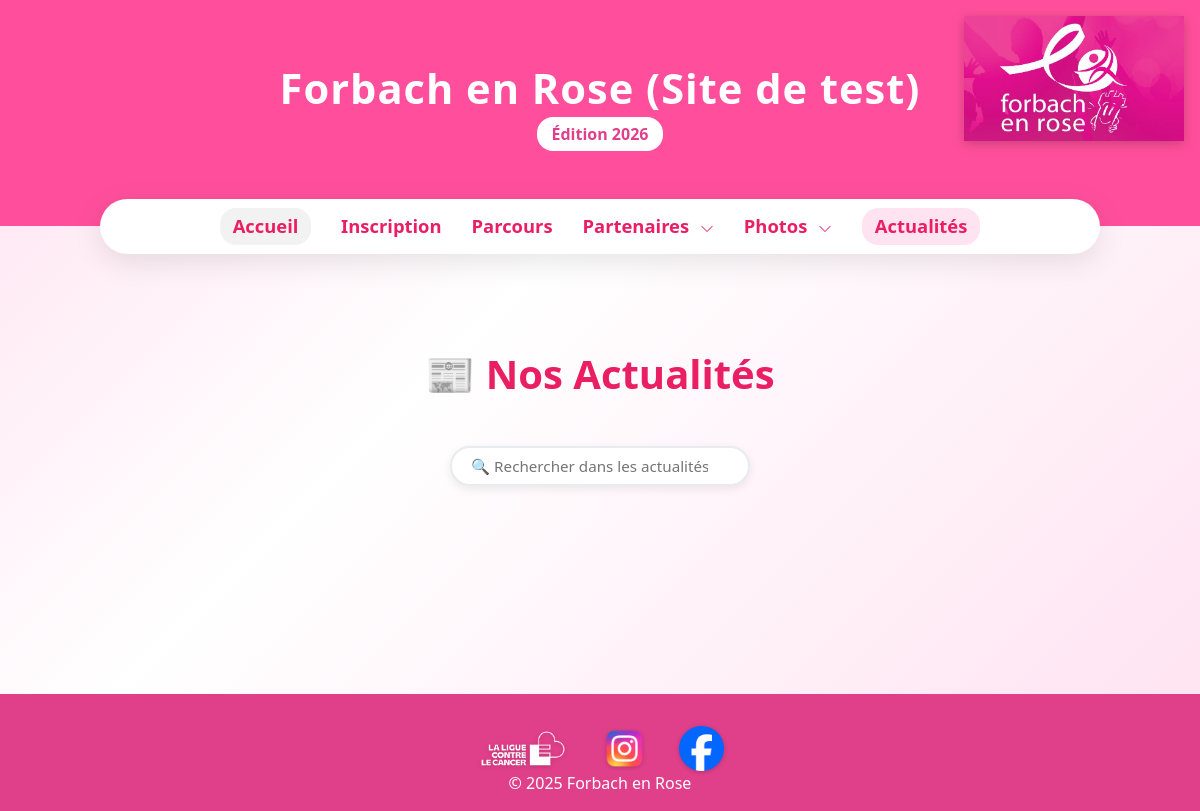
Page /public/news.php on the earlier database version.
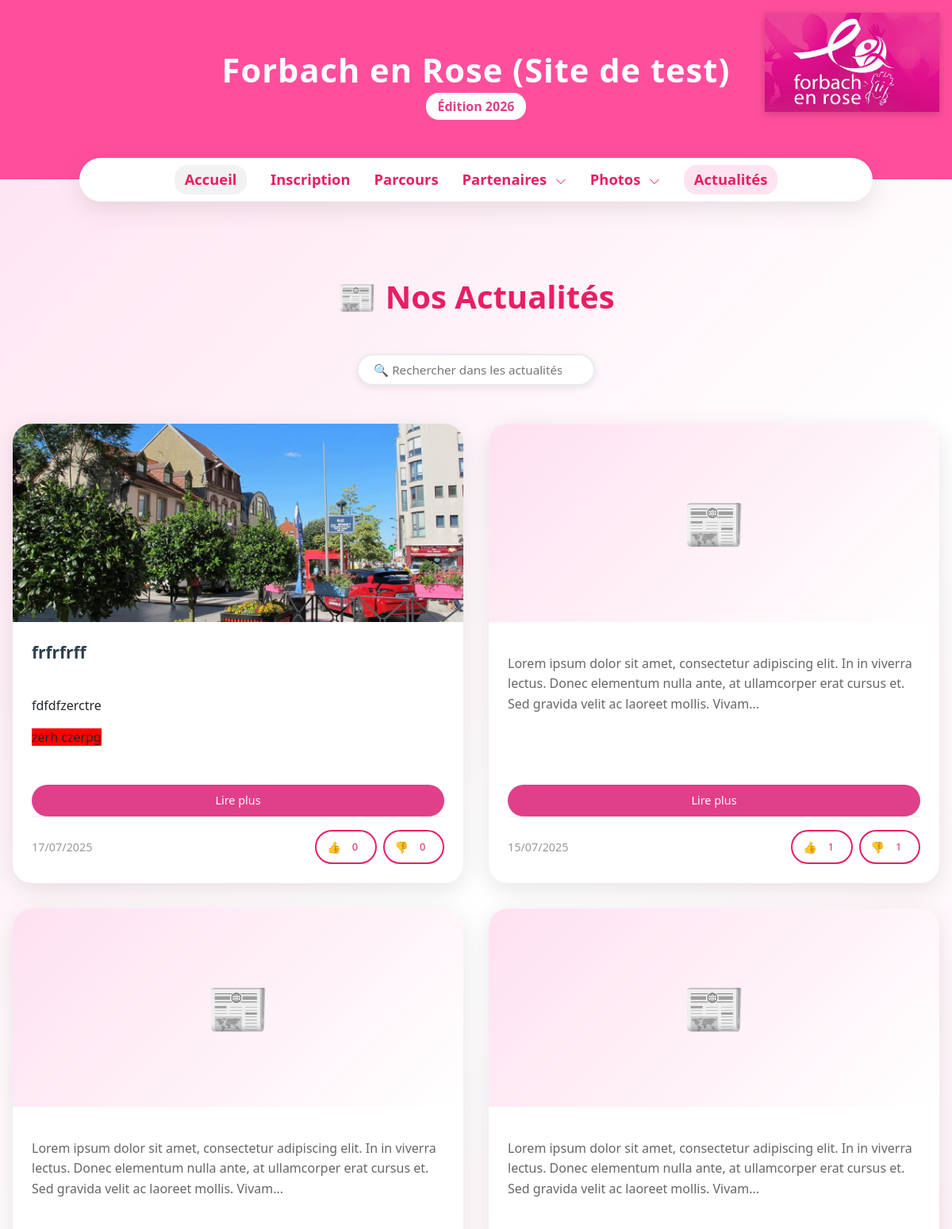
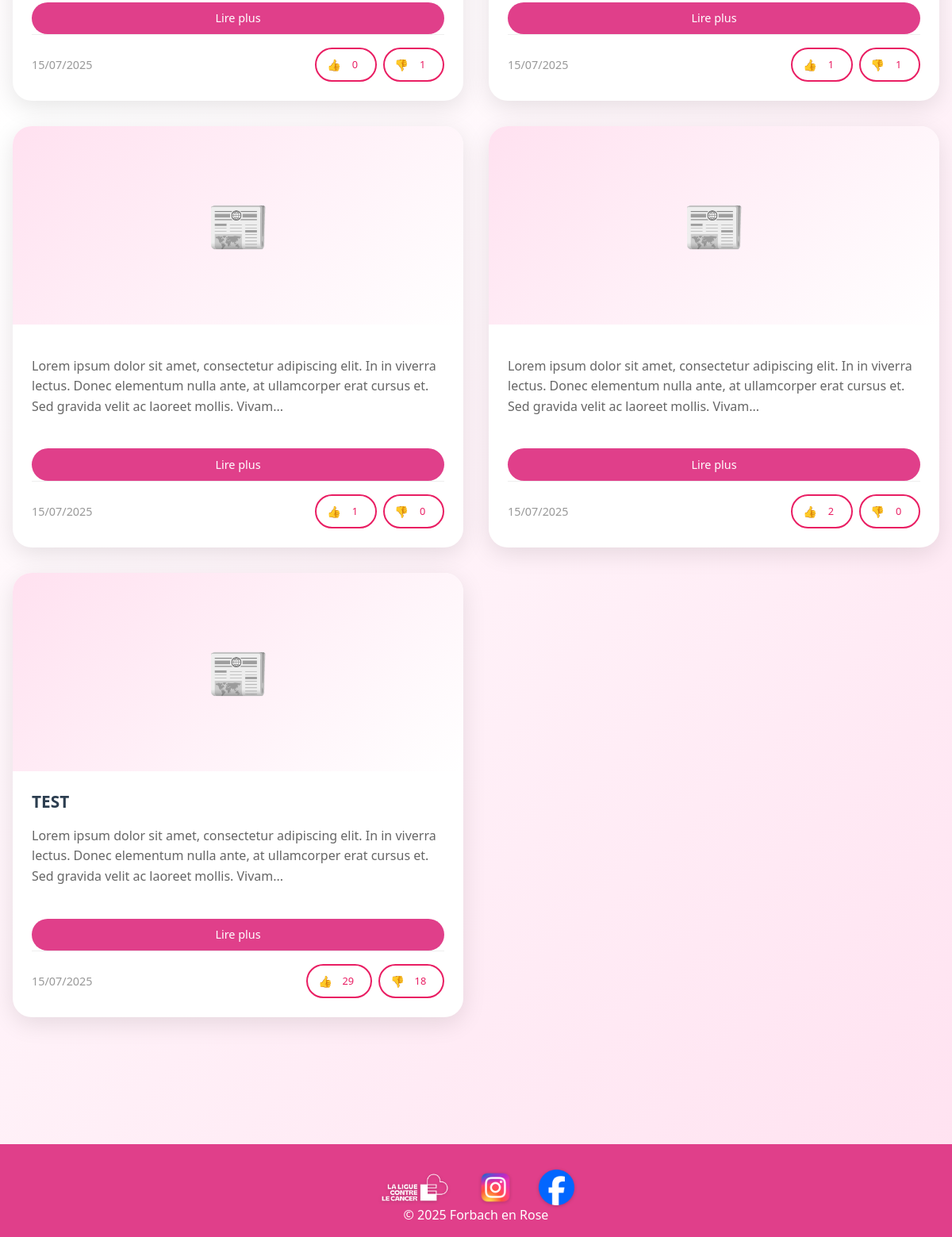
Same page on the later database version (2 pictures, top to bottom).
### tables this page shows
CREATE TABLE IF NOT EXISTS `news` (
  `id` int(11) NOT NULL AUTO_INCREMENT,
  `img_article` varchar(255) DEFAULT NULL,
  `title_article` varchar(255) DEFAULT NULL,
  `desc_article` mediumtext DEFAULT NULL,
  `date_publication` timestamp NULL DEFAULT NULL,
  `like` int(11) DEFAULT 0,
  `dislike` int(11) DEFAULT 0,
  PRIMARY KEY (`id`)
);

### public/news.php (the view, shortened to what this page needs)
<?php
require '../config/config.php';
$page = max(1, intval($_GET['page'] ?? 1));
$limit = 9;
$offset = ($page - 1) * $limit;
$search = $_GET['search'] ?? '';
$whereConditions = [];
$whereClause = !empty($whereConditions) ? 'WHERE ' . implode(' AND ', $whereConditions) : '';
if (!empty($search)) {
    $sql = "SELECT *,
            CASE
                WHEN title_article LIKE :search THEN 1
                WHEN desc_article LIKE :search THEN 2
                ELSE 3
            END as search_priority
            FROM news $whereClause
            ORDER BY search_priority ASC, date_publication DESC
            LIMIT :limit OFFSET :offset";
} else {
    $sql = "SELECT * FROM news $whereClause ORDER BY date_publication DESC LIMIT :limit OFFSET :offset";
}
$stmt = $pdo->prepare($sql);
$stmt->bindValue(':limit', $limit, PDO::PARAM_INT);
$stmt->bindValue(':offset', $offset, PDO::PARAM_INT);
$stmt->execute();
$articles = $stmt->fetchAll(PDO::FETCH_ASSOC);
$stmt = $pdo->prepare('SELECT * FROM setting WHERE id = :id LIMIT 1');
$stmt->execute(['id' => 1]);
$data = $stmt->fetch(PDO::FETCH_ASSOC) ?: [];
$footer= $data['footer'] ?? null;
$link_instagram  = $data['link_instagram'] ?? null;
$link_facebook = $data['link_facebook'] ?? null;
$link_cancer = $data['link_cancer'] ?? null;
function truncateText($text, $maxLength = 180) {
    if (strlen($text) <= $maxLength) return $text;
    return substr($text, 0, $maxLength) . '...';
}
        ?>
<!DOCTYPE html>
<html lang="fr">
<head>
  <link rel="stylesheet" href="../css/forbach-style.css">
  <link rel="stylesheet" href="../css/accueil.css">
  <link rel="stylesheet" href="https://cdn.jsdelivr.net/npm/bootstrap@5.3.2/dist/css/bootstrap.min.css">
</head>
<body>
<?php include '../inc/nav.php'; ?>
<link rel="stylesheet" href="../css/news.css">
<div class="news-section">
    <h2 class="section-title">📰 Nos Actualités</h2>
    <div class="news-search">
        <div class="search-container">
            <input type="text" id="searchInput" class="search-input" placeholder="🔍 Rechercher dans les actualités...">
        </div>
    </div>
    <div class="news-grid" id="articlesContainer">
        <?php foreach ($articles as $article): ?>
            <?php
            $imgPath = '../files/_news/' . $article['img_article'];
            $displayTitle = htmlspecialchars($article['title_article']);
            $displayDesc = $article['desc_article'];
            $displayDesc = truncateText($displayDesc, 180);
            ?>
            <div class="news-card">
                <?php if (!empty($article['img_article']) && is_file($imgPath)): ?>
                    <img src="<?= htmlspecialchars($imgPath) ?>" alt="<?= htmlspecialchars($article['title_article']) ?>" class="news-card-img">
                <?php else: ?>
                    <div class="news-card-img news-card-placeholder">
                        <span>📰</span>
                    </div>
                <?php endif; ?>
                <div class="news-card-body">
                    <h5 class="news-card-title"><?= $displayTitle ?></h5>
                    <p class="news-card-excerpt"><?= $displayDesc ?></p>
                    <button class="btn-read-more" onclick="openModal(<?= $article['id'] ?>)">Lire plus</button>
                    <div class="news-card-footer">
                        <small class="news-date"><?= date('d/m/Y', strtotime($article['date_publication'])) ?></small>
                        <div class="news-actions">
                            <button class="btn-feedback btn-like" data-id="<?= $article['id'] ?>">
                                👍<span class="count-badge like-count"><?= $article['like'] ?></span>
                            </button>
                            <button class="btn-feedback btn-dislike" data-id="<?= $article['id'] ?>">
                                👎<span class="count-badge dislike-count"><?= $article['dislike'] ?></span>
                            </button>
                        </div>
                    </div>
                </div>
            </div>
        <?php endforeach; ?>
    </div>
</div>
<?php if (!empty($link_facebook) || !empty($link_instagram)) : ?>
  <footer>
    <div class="top-logos-footer">
      <a href="<?= htmlspecialchars($link_cancer, ENT_QUOTES, 'UTF-8'); ?>" target="_blank" aria-label="Ligue contre le Cancer">
        <img src="../files/_logos/ligue-cancer-blanc.png" alt="Ligue contre le cancer">
      </a>
      <?php if (!empty($link_instagram)) : ?>
        <a href="<?= htmlspecialchars($link_instagram, ENT_QUOTES, 'UTF-8'); ?>" target="_blank" aria-label="Instagram">
          <img src="../files/_logos/instagram.png" alt="Instagram">
        </a>
      <?php endif; ?>
      <?php if (!empty($link_facebook)) : ?>
        <a href="<?= htmlspecialchars($link_facebook, ENT_QUOTES, 'UTF-8'); ?>" target="_blank" aria-label="Facebook">
          <img src="../files/_logos/facebook.png" alt="Facebook">
        </a>
      <?php endif; ?>
    </div>
    <?php if (!empty($footer)) : ?>
      <?= htmlspecialchars($footer) ?>
    <?php endif; ?>
  </footer>
<?php endif; ?>
</body>
</html>

Differences in the rows shown:
added news: img_article (picture), title_article "frfrfrff", desc_article "fdfdfzerctre zerh czerpg", date_publication "17/07/2025", like "0", dislike "0"
added news: desc_article "Lorem ipsum dolor sit amet, consectetur adipiscing elit. In in viverra lectus. Donec elementum nulla ante, at ullamcorper erat cursus et. Sed gravida velit ac laoreet mollis. Vivam...", date_publication "15/07/2025", like "1", dislike "1"
added news: desc_article "Lorem ipsum dolor sit amet, consectetur adipiscing elit. In in viverra lectus. Donec elementum nulla ante, at ullamcorper erat cursus et. Sed gravida velit ac laoreet mollis. Vivam...", date_publication "15/07/2025", like "0", dislike "1"
added news: desc_article "Lorem ipsum dolor sit amet, consectetur adipiscing elit. In in viverra lectus. Donec elementum nulla ante, at ullamcorper erat cursus et. Sed gravida velit ac laoreet mollis. Vivam...", date_publication "15/07/2025", like "1", dislike "1"
added news: desc_article "Lorem ipsum dolor sit amet, consectetur adipiscing elit. In in viverra lectus. Donec elementum nulla ante, at ullamcorper erat cursus et. Sed gravida velit ac laoreet mollis. Vivam...", date_publication "15/07/2025", like "1", dislike "0"
added news: desc_article "Lorem ipsum dolor sit amet, consectetur adipiscing elit. In in viverra lectus. Donec elementum nulla ante, at ullamcorper erat cursus et. Sed gravida velit ac laoreet mollis. Vivam...", date_publication "15/07/2025", like "2", dislike "0"
added news: title_article "TEST", desc_article "Lorem ipsum dolor sit amet, consectetur adipiscing elit. In in viverra lectus. Donec elementum nulla ante, at ullamcorper erat cursus et. Sed gravida velit ac laoreet mollis. Vivam...", date_publication "15/07/2025", like "29", dislike "18"
